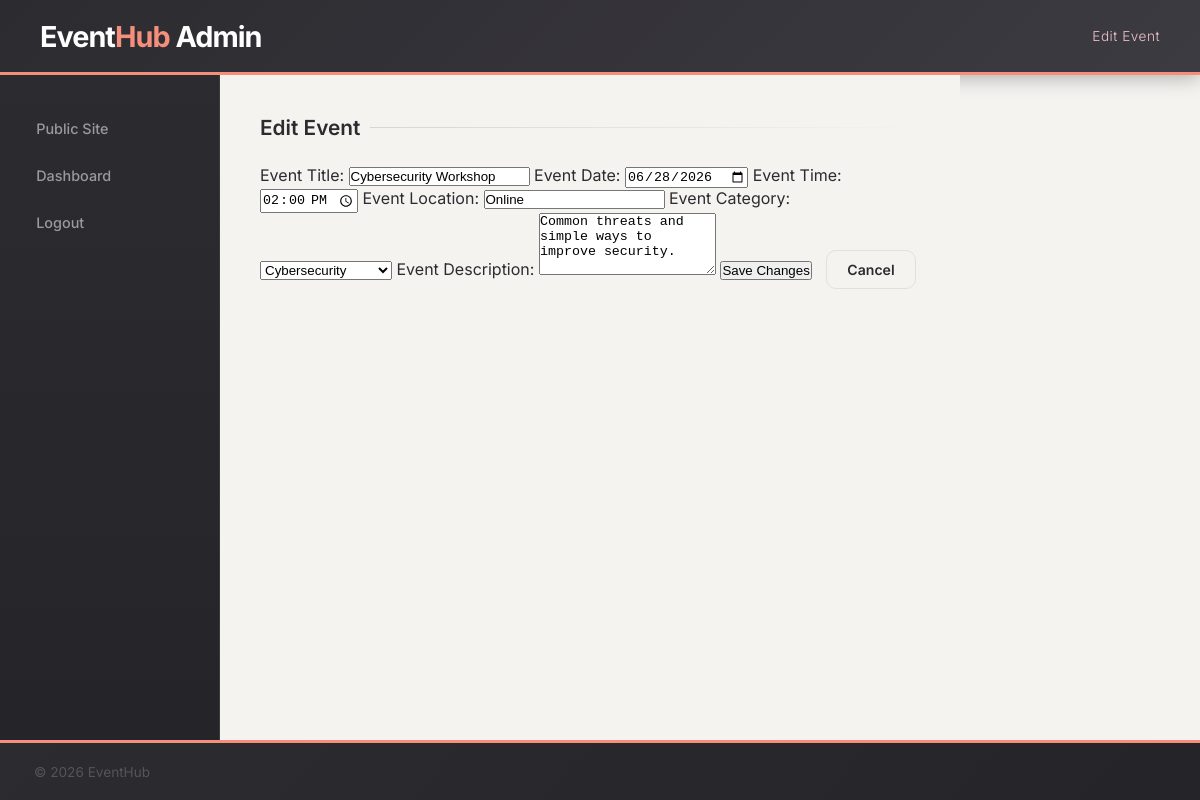
The app's page /src/Code/php/edit_event.php?id=3 (signed in) with its own data.
### tables this page shows
CREATE TABLE IF NOT EXISTS events (
    id INT AUTO_INCREMENT PRIMARY KEY,
    title VARCHAR(255) NOT NULL,
    date DATE NOT NULL,
    time TIME DEFAULT '09:00:00',
    location VARCHAR(255) NOT NULL,
    category VARCHAR(100) NOT NULL,
    description TEXT NOT NULL,
    created_at TIMESTAMP DEFAULT CURRENT_TIMESTAMP
);

### src/Code/php/edit_event.php (the view, shortened to what this page needs)
<?php
require 'db.php';
$id = isset($_GET['id']) ? (int)$_GET['id'] : 0;
$stmt = $pdo->prepare('SELECT * FROM events WHERE id = :id');
$stmt->execute(['id' => $id]);
$event = $stmt->fetch(PDO::FETCH_ASSOC);
?>
<!DOCTYPE html>
<html lang="en">
<head>
    <link rel="stylesheet" href="../styles.css">
</head>
<body>
    <header>
        <h1>Event<span>Hub</span> Admin</h1>
        <p>Edit Event</p>
    </header>
    <nav>
        <ul>
            <li><a href="../index.php">Public Site</a></li>
            <li><a href="../admin.php">Dashboard</a></li>
            <li><a href="logout.php">Logout</a></li>
        </ul>
    </nav>
    <main>
        <h2>Edit Event</h2>
        <form method="POST" action="">
            <label for="title">Event Title:</label>
            <input type="text" id="title" name="title" value="<?php echo htmlspecialchars($event['title']); ?>" required>
            <label for="date">Event Date:</label>
            <input type="date" id="date" name="date" value="<?php echo htmlspecialchars($event['date']); ?>" required>
            <label for="time">Event Time:</label>
            <input type="time" id="time" name="time" value="<?php echo htmlspecialchars($event['time']); ?>" required>
            <label for="location">Event Location:</label>
            <input type="text" id="location" name="location" value="<?php echo htmlspecialchars($event['location']); ?>" required>
            <label for="category">Event Category:</label>
            <select id="category" name="category" required>
                <option value="Cybersecurity" <?php echo $event['category'] === 'Cybersecurity' ? 'selected' : ''; ?>>Cybersecurity</option>
            </select>
            <label for="description">Event Description:</label>
            <textarea id="description" name="description" rows="4" required><?php echo htmlspecialchars($event['description']); ?></textarea>
            <input type="submit" value="Save Changes">
            <a href="../admin.php" class="btn-cancel">Cancel</a>
        </form>
    </main>
    <footer>
        <p>&copy; 2026 EventHub</p>
    </footer>
</body>
</html>

### src/Code/styles.css (style rules this page uses)
* { margin: 0; padding: 0; box-sizing: border-box; }
body { display: grid; grid-template-columns: 220px 1fr 240px; grid-template-rows: auto 1fr auto; grid-template-areas: "header header header" "nav main aside" "footer footer footer"; min-height: 100vh; font-family: 'Inter', Arial, sans-serif; background-color: #f5f3f0; color: #2C2B30; }
header { grid-area: header; background: linear-gradient(135deg, #2C2B30 0%, #3d3b42 100%); color: white; padding: 0 2.5em; height: 75px; display: flex; align-items: center; justify-content: space-between; border-bottom: 3px solid #F58F7C; box-shadow: 0 2px 20px rgba(0, 0, 0, 0.3); }
header h1 { font-size: 1.8em; font-weight: 700; letter-spacing: -1px; color: white; }
header h1 span { color: #F58F7C; }
header p { color: #F2C4CE; font-size: 0.85em; font-weight: 300; letter-spacing: 0.5px; }
nav { grid-area: nav; background: linear-gradient(180deg, #2C2B30 0%, #252428 100%); padding: 2em 1.2em; border-right: 1px solid #3a3a3a; }
nav ul { list-style: none; }
nav li { margin-bottom: 4px; }
nav a { text-decoration: none; color: #9a9a9a; display: flex; align-items: center; gap: 10px; padding: 12px 16px; border-radius: 10px; font-size: 0.9em; font-weight: 500; transition: all 0.25s; border: 1px solid transparent; }
main { grid-area: main; background-color: #f5f3f0; padding: 2.5em; color: #2C2B30; }
main h2 { font-size: 1.3em; font-weight: 600; margin-bottom: 1.2em; color: #2C2B30; display: flex; align-items: center; gap: 10px; }
main h2::after { content: ''; flex: 1; height: 1px; background: linear-gradient(to right, #D6D6D6, transparent); }
footer { grid-area: footer; background: linear-gradient(135deg, #2C2B30 0%, #252428 100%); color: #555; padding: 1.5em 2.5em; display: flex; justify-content: space-between; align-items: center; border-top: 3px solid #F58F7C; font-size: 0.85em; }
.btn-cancel { display: inline-block; padding: 10px 20px; background-color: #f5f3f0; color: #2C2B30; border-radius: 10px; text-decoration: none; font-size: 0.88em; font-weight: 600; margin-left: 10px; border: 1px solid #e0e0e0; transition: 0.25s; }

### records on screen
events: title "Cybersecurity Workshop", date "06/28/2026", time "14:00:00", location "Online", category "Cybersecurity", description "Common threats and simple ways to improve security."
